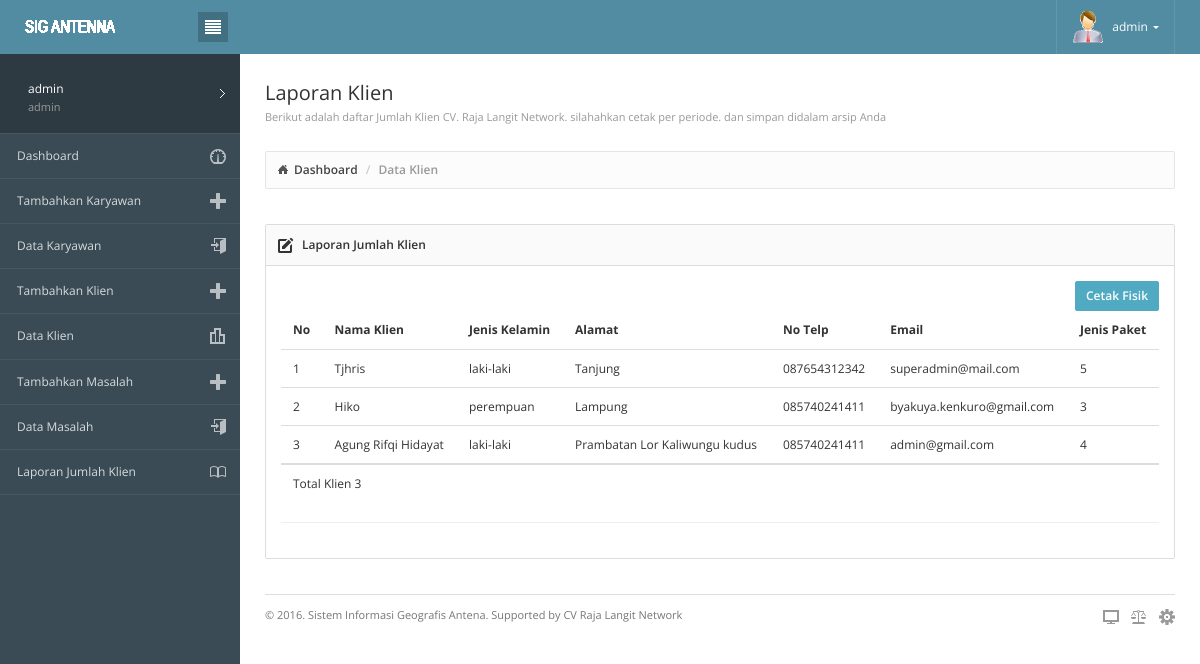
/master.php?module=laporan (signed in), run on the app's committed database.
### tables this page shows
CREATE TABLE `klien` (
  `id_klien` varchar(11) NOT NULL,
  `username` varchar(50) NOT NULL,
  `nama` varchar(50) NOT NULL,
  `jekel` varchar(10) NOT NULL,
  `alamat` text NOT NULL,
  `id_kecamatan` int(11) NOT NULL,
  `telp` varchar(20) NOT NULL,
  `email` varchar(25) NOT NULL,
  `jenis_paket` varchar(30) NOT NULL,
  `lat` double NOT NULL,
  `lng` double NOT NULL,
  `ip_address` varchar(20) NOT NULL,
  `mac_address` varchar(50) NOT NULL,
  `gambar` varchar(100) NOT NULL
);

### modul/admin/laporan.php (the view, shortened to what this page needs)
<div class="page-content">
			<div class="page-header">
				<div class="page-title">
					<h3>Laporan Klien<small> Berikut adalah daftar Jumlah Klien CV. Raja Langit Network. silahahkan cetak per periode. dan simpan didalam arsip Anda</small></h3>
				</div>
			</div>
			<div class="breadcrumb-line">
				<ul class="breadcrumb">
					<li><a href="master.php">Dashboard</a></li>
					<li class="active">Data Klien</li>
				</ul>
			</div>
<div class="row">
        		<div class="col-md-12">
		            <div class="panel panel-default">
		                <div class="panel-heading">
	                    	<h6 class="panel-title"><i class="icon-pencil3"></i> Laporan Jumlah Klien</h6>
                    	</div>
                    	<div class="panel-body">
                        <div align="right">
                        <a href="laporan_print.php" class="btn btn-info btn-xs">Cetak Fisik</a>
                        </div>
                        <div class="table-responsive">
<?php
$q=mysql_query("select * from klien order by id_klien desc");
?>
<table class="table">
				                    <thead>
				                        <tr>
				                            <th>No</th>
				                            <th>Nama Klien</th>
				                            <th>Jenis Kelamin</th>
											<th>Alamat</th>
				                            <th>No Telp</th>
				                            <th>Email</th>
                                            <th>Jenis Paket</th>
				                        </tr>
				                    </thead>
				                    <tbody>
                                    <?php
									$no=0;
									while($r=mysql_fetch_array($q)){ $no++;?>
				                        <tr>
				                            <td><?php echo $no;?></td>
				                            <td><?php echo $r["nama"];?></td>
				                            <td><?php echo $r["jekel"];?></td>
											 <td><?php echo $r["alamat"];?></td>
                                            <td><?php echo $r["telp"];?></td>
                                            <td><?php echo $r["email"];?></td>
                                            <td><?php echo $r["jenis_paket"];?></td>
				                        </tr>
                                    <?php } ?>
				                    </tbody>
				                    <tr>
				                    <td colspan="7">Total Klien <?php echo $no;?></td></tr>
				                </table>
                                </div>
                                <hr>
                        </div>
                    </div>
        		</div>
</div>

### data on the page
klien: nama "Tjhris", jekel "laki-laki", alamat "Tanjung", telp "087654312342", email "superadmin@mail.com", jenis_paket "5"
klien: nama "Hiko", jekel "perempuan", alamat "Lampung", telp "085740241411", email "byakuya.kenkuro@gmail.com", jenis_paket "3"
klien: nama "Agung Rifqi Hidayat", jekel "laki-laki", alamat "Prambatan Lor Kaliwungu kudus", telp "085740241411", email "admin@gmail.com", jenis_paket "4"

### other printed values
$_SESSION['user'] "admin"
$_SESSION["user"] "admin"
$_SESSION["hak_akses"] "admin"
$no "3"
